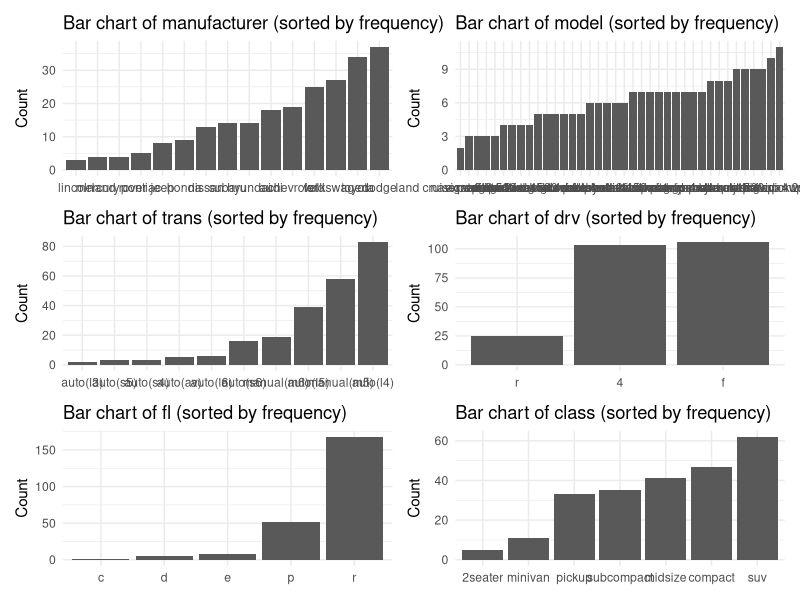

Generate this figure with R:
## ---- chunk 1
#| label: question-1

rescale01 <- function(x) {
  rng <- range(x, na.rm = TRUE, finite = TRUE)
  scaled <- (x - rng[1]) / (rng[2] - rng[1])
  dplyr::case_when(
    is.infinite(x) & x == -Inf ~ 0,
    is.infinite(x) & x == Inf ~ 1,
    TRUE ~ scaled
  )
}
## ---- chunk 2
#| label: question-2

age_in_years <- function(birthdates) {
  as.numeric(difftime(Sys.Date(), as.Date(birthdates), units = "days")) %/% 365
}
## ---- chunk 3
#| label: question-3

variance_and_skewness <- function(x) {
  x <- x[is.finite(x)]
  m <- mean(x)
  n <- length(x)
  var_x <- sum((x - m)^2) / (n - 1)
  skew_x <- sum((x - m)^3) / ((n - 1) * sd(x)^3)
  list(variance = var_x, skewness = skew_x)
}
## ---- chunk 4
both_na <- function(x, y) {
  sum(is.na(x) & is.na(y))
}
## ---- chunk 5
#| label: function-from-lab-2

## ---- chunk 6
#| label: question-6

filter_sever <- function(flights) {
  dplyr::filter(flights, is.na(arr_time) | dep_delay > 60)
}
## ---- chunk 7
#| label: question-7

summarize_sever <- function(flights) {
  dplyr::summarise(
    flights,
    cancelled = sum(is.na(arr_time)),
    delayed_over_hour = sum(dep_delay > 60, na.rm = TRUE)
  )
}
## ---- chunk 8
#| label: question-8

filter_severe <- function(flights, hours = 1) {
  delay_limit <- hours * 60
  dplyr::filter(flights, is.na(arr_time) | dep_delay > delay_limit)
}
## ---- chunk 9
#| label: question-9

summarize_weather <- function(weather, variable) {
  variable <- rlang::enquo(variable)
  dplyr::summarise(
    weather,
    min = min(!!variable, na.rm = TRUE),
    mean = mean(!!variable, na.rm = TRUE),
    max = max(!!variable, na.rm = TRUE)
  )
}
## ---- chunk 10
#| label: question-10

standardize_time <- function(time_vec) {
  hours <- time_vec %/% 100
  minutes <- time_vec %% 100
  hours + minutes / 60
}
## ---- chunk 11
#| label: question-11

library(ggplot2)
library(forcats)
library(rlang)

sorted_bars <- function(data, var) {
  var <- enquo(var)
  
  ggplot(data, aes(x = fct_infreq(!!var) %>% fct_rev())) +
    geom_bar() +
    labs(
      x = NULL,
      y = "Count",
      title = glue::glue("Bar chart of {quo_name(var)} (sorted by frequency)")
    ) +
    theme_minimal()
}
## ---- chunk 12
#| label: question-12

library(purrr)
library(dplyr)

char_vars <- mpg %>% select(where(is.character)) %>% names()

plots <- map(char_vars, ~ sorted_bars(mpg, .data[[.x]]))
## ---- chunk 13
library(patchwork)

wrap_plots(plots, ncol = 2)
